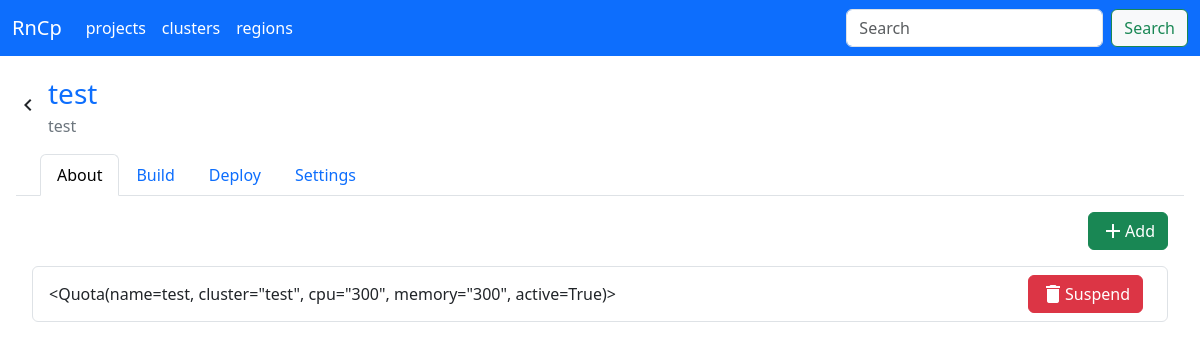
/ci/project/1/app/1, run on the app's committed database.
### models/rcnp/App.py (models this page shows)
class App(BaseModel):
    __tablename__ = 'app'  # Name of the database table
    id = Column(Integer, primary_key=True, autoincrement=True)
    name = Column(String(255), nullable=False)
    description = Column(String(1000))
    project_id = Column(Integer, ForeignKey('project.id'), nullable=False)
    repository_url = Column(String(255))
    config_file = Column(String(50), default='rncp.yml')
    active = Column(Boolean, nullable=False, default=True)
    api_key = Column(String(36), nullable=False,
                     default=lambda: str(uuid.uuid4()))
    release_refs = Column(String(255), nullable=False, default='main')
    project = relationship('Project', back_populates='apps')
    stages = relationship('Stage', back_populates='app')

### models/rcnp/Quota.py (models this page shows)
class Quota(BaseModel):
    __tablename__ = 'quota'  # Name of the database table
    id = Column(Integer,
                primary_key=True, autoincrement=True)
    project_id = Column(Integer, ForeignKey('project.id'), nullable=False)
    cluster_id = Column(Integer, ForeignKey('cluster.id'), nullable=False)
    cpu = Column(Integer, nullable=False)
    memory = Column(Integer, nullable=False)
    name = Column(String(255), nullable=False, unique=True)
    active = Column(Boolean, nullable=False, default=False)
    stages = relationship('Stage', back_populates='quota')
    cluster = relationship('Cluster', back_populates='quotas')
    project = relationship('Project', back_populates='quotas')
    def __repr__(self):
        return f'<Quota(name={self.name}, cluster="{self.cluster.name}", cpu="{self.cpu}", memory="{self.memory}", active={self.active})>'

### models/rcnp/Cluster.py (models this page shows, shortened)
class Cluster(BaseModel):
    __tablename__ = 'cluster'  # Name of the database table
    id = Column(Integer, primary_key=True, autoincrement=True)
    name = Column(String(255), nullable=False)
    description = Column(String(1000))
    active = Column(Boolean, nullable=False, default=False)
    cpu = Column(Integer)
    memory = Column(Integer)
    region_id = Column(Integer, ForeignKey('region.id'), nullable=False)
    api_key = Column(String(36), nullable=False,
                     default=lambda: str(uuid.uuid4()))
    region = relationship('Region', back_populates='clusters')
    quotas = relationship('Quota', back_populates='cluster')

### routes/ci/__init__.py (the view)
@ci_api.route('/project/<int:project_id>/app/<int:app_id>')
def app_detail(project_id, app_id):
    project = Project.query.get(project_id)
    if not project:
        return "Project not found", 400
    app = App.query.get(app_id)
    if not app:
        return "App not found", 400
    return render_template('app_detail.html', project=project, app=app)

### models/Base.py (called while the page is built)
    def __get__(self, _, owner_cls):
        return self.fget(owner_cls)

    @class_property
    def query(cls):
        return cls.session.query(cls)

    @class_property
    def session(cls):
        return gen_session()

### utils/db.py (called while the page is built, shortened)
def gen_session(url=get_env_variable("datasource.url", "sqlite:///pi-gate.db")) -> scoped_session:
    return engines[url]

### templates/app_detail.html (shortened to what this page needs)
{% extends "base.html" %}  {% block body %}
<div class="p-3">
  <div class="d-flex align-items-center justify-content-start pb-3">
    <span class="material-icons"> navigate_before </span>
    <a
      class="text-primary d-flex flex-column px-2 text-decoration-none"
      href="{{ url_for('root.ci.project_detail', project_id=project.id) }}"
    >
      <span class="fs-3">{{app.name}}</span>
      <span class="fs-6 text-secondary">{{app.description}}</span>
    </a>
  </div>
  <nav>
    <div class="nav nav-tabs px-4" id="nav-tab" role="tablist">
      {% for nav in ["About", "Build",'Deploy', 'Settings'] %}
      <button
        class="nav-link {% if nav == 'About' %}active{% endif %}"
        id="nav-{{nav | lower}}-tab"
        data-bs-toggle="tab"
        data-bs-target="#nav-{{nav | lower}}"
        type="button"
        role="tab"
        aria-controls="nav-{{nav | lower}}"
        aria-selected="true"
      >
        {{nav}}
      </button>
      {% endfor %}
    </div>
  </nav>
  <div class="tab-content" id="nav-tabContent">
    {% with project=project %}
    <div
      class="tab-pane fade show active"
      id="nav-quotas"
      role="tabpanel"
      aria-labelledby="nav-quotas-tab"
    >
      {% include "project_quotas.html" %}
    </div>
    {% endwith %}
  </div>
</div>
{% endblock body%}

### templates/project_quotas.html (shortened to what this page needs)
<div class="d-flex flex-column p-3">
  <div class="d-flex align-items-center justify-content-between">
    <a
      href="{{ url_for('root.ci.create_quota', project_id=project.id) }}"
      class="btn d-flex btn-success align-items-center justify-content-around"
      ><span class="material-icons"> add </span> Add</a
    >
  </div>
  {% if not project.quotas %}
  <div>No Quotas configured</div>
  {% else %}
  <div class="list-group pt-3">
    {% for quota in project.quotas %}
    <div
      class="list-group-item d-flex justify-content-between align-items-center"
    >
      <div>{{quota}}</div>
      <div>
        <form
          action="{{url_for('root.ci.quota_detail', quota_id=quota.id)}}"
          method="POST"
          class="px-2"
        >
          <button
            type="submit"
            class="btn btn-{% if quota.active %}danger{% else %}warning{% endif %} text-white d-flex align-items-center justify-content-around"
          >
            <span class="material-icons"> delete </span>{% if quota.active
            %}Suspend{% else %}Enable{% endif %}
          </button>
        </form>
      </div>
    </div>
    {% endfor %}
  </div>
  {% endif %}
</div>

### data on the page
App: name "test", description "test"
Quota: name+cpu+memory "<Quota(name=test, cluster=\"test\", cpu=\"300\", memory=\"300\", active=True)>", shows "Suspend"

### other printed values
{{ nav }} "projects" "clusters" "regions"
{{ nav }} "About" "Build" "Deploy" "Settings"
